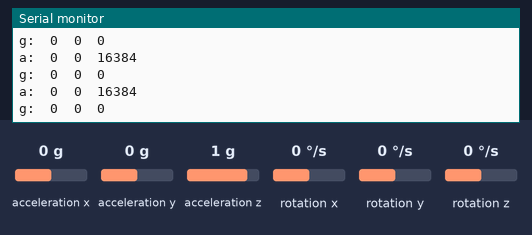
This sketch was run on a simulated Arduino Uno, built with avr-gcc and run on an emulated ATmega328P. Shown: the last lines printed to the serial monitor. The inputs (shaded band) are chosen by the test bench; at power-on: acceleration x 0 g, acceleration y 0 g, acceleration z 1 g, rotation x 0 °/s, rotation y 0 °/s, rotation z 0 °/s.

Above: at 1.2 s.
1.3 s: acceleration x set to -1.4 g
At 1.88 s:
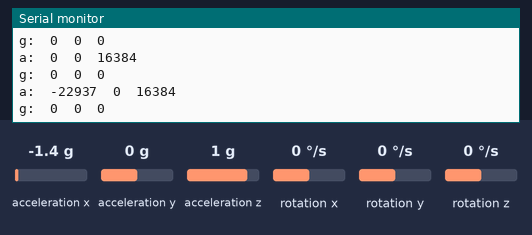
2.8 s: acceleration y set to -1.4 g
At 3.4 s:
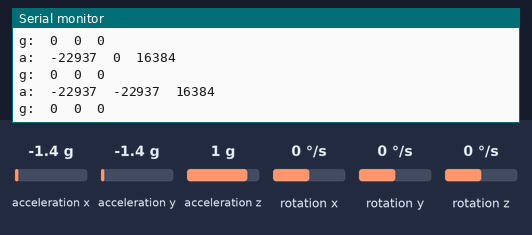
4.3 s: acceleration z set to -1.4 g
At 4.92 s:
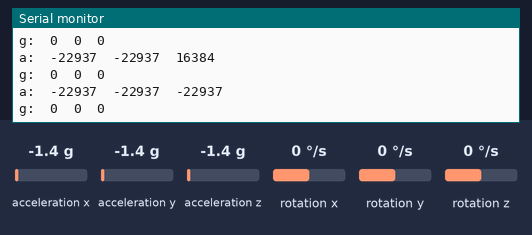
5.8 s: rotation x set to -192 °/s
At 6.43 s:
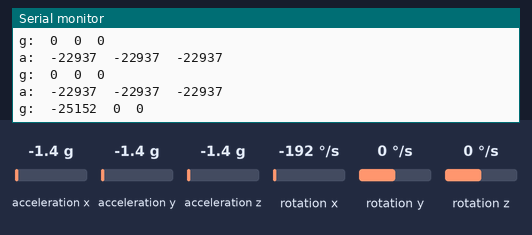
7.3 s: rotation y set to -192 °/s
At 7.44 s:
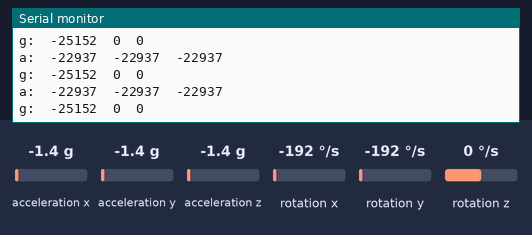

The sketch:

mpu.ino
```cpp
#include "I2Cdev.h"
#include "MPU6050.h"

#if I2CDEV_IMPLEMENTATION == I2CDEV_ARDUINO_WIRE
    #include "Wire.h"
#endif

// class default I2C address is 0x68, specific I2C addresses may be passed as a parameter here
// AD0 low = 0x68 (default for InvenSense evaluation board)
// AD0 high = 0x69
MPU6050 accelgyro;
//MPU6050 accelgyro(0x69); // For AD0 high

int16_t ax, ay, az;
int16_t gx, gy, gz;

void setup() {
    // Join I2C bus
    #if I2CDEV_IMPLEMENTATION == I2CDEV_ARDUINO_WIRE
        Wire.begin();
    #elif I2CDEV_IMPLEMENTATION == I2CDEV_BUILTIN_FASTWIRE
        Fastwire::setup(400, true);
    #endif

    Serial.begin(9600);

    Serial.println("Initializing I2C devices...");
    accelgyro.initialize();

    Serial.println("Testing device connections...");
    Serial.println(accelgyro.testConnection() ? "MPU6050 connection successful" : "MPU6050 connection failed");

    // use the code below to change accel/gyro offset values
    /*
    Serial.println("Updating internal sensor offsets...");
    // -76  -2359 1688  0 0 0
    Serial.print(accelgyro.getXAccelOffset()); Serial.print("\t"); // -76
    Serial.print(accelgyro.getYAccelOffset()); Serial.print("\t"); // -2359
    Serial.print(accelgyro.getZAccelOffset()); Serial.print("\t"); // 1688
    Serial.print(accelgyro.getXGyroOffset()); Serial.print("\t"); // 0
    Serial.print(accelgyro.getYGyroOffset()); Serial.print("\t"); // 0
    Serial.print(accelgyro.getZGyroOffset()); Serial.print("\t"); // 0
    Serial.print("\n");
    accelgyro.setXGyroOffset(220);
    accelgyro.setYGyroOffset(76);
    accelgyro.setZGyroOffset(-85);
    Serial.print(accelgyro.getXAccelOffset()); Serial.print("\t"); // -76
    Serial.print(accelgyro.getYAccelOffset()); Serial.print("\t"); // -2359
    Serial.print(accelgyro.getZAccelOffset()); Serial.print("\t"); // 1688
    Serial.print(accelgyro.getXGyroOffset()); Serial.print("\t"); // 0
    Serial.print(accelgyro.getYGyroOffset()); Serial.print("\t"); // 0
    Serial.print(accelgyro.getZGyroOffset()); Serial.print("\t"); // 0
    Serial.print("\n");
    */
}

void loop() {
    accelgyro.getMotion6(&ax, &ay, &az, &gx, &gy, &gz);

    //accelgyro.getAcceleration(&ax, &ay, &az);
    //accelgyro.getRotation(&gx, &gy, &gz);

    Serial.print("a:\t");
    Serial.print(ax); Serial.print("\t");
    Serial.print(ay); Serial.print("\t");
    Serial.println(az);
    Serial.print("g:\t");
    Serial.print(gx); Serial.print("\t");
    Serial.print(gy); Serial.print("\t");
    Serial.println(gz);
    delay(500);
}
```

Measured:
- after the input at 1.3 s, the serial monitor: prints a new line after 0.27 s (image 1)
- after the input at 2.8 s, the serial monitor: prints a new line after 0.28 s (image 2)
- after the input at 4.3 s, the serial monitor: prints a new line after 0.29 s (image 3)
- after the input at 5.8 s, the serial monitor: prints a new line after 0.34 s (image 4)
